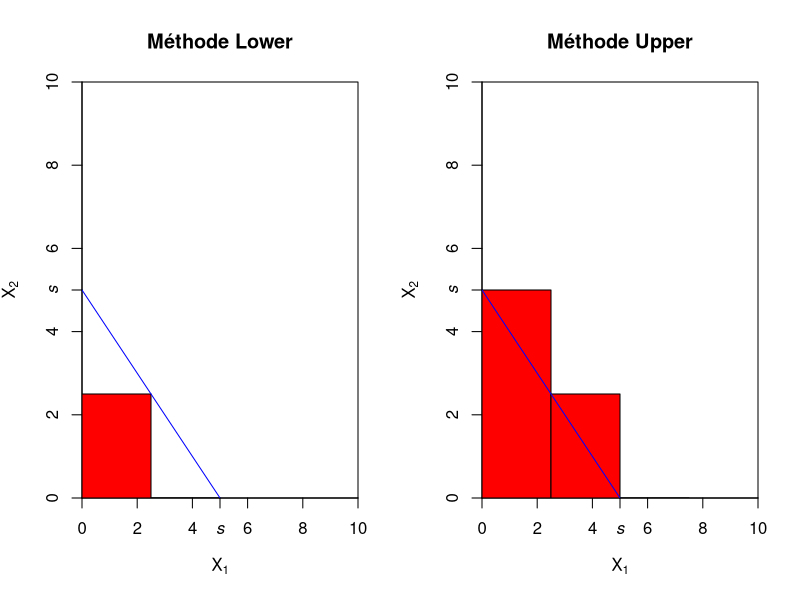
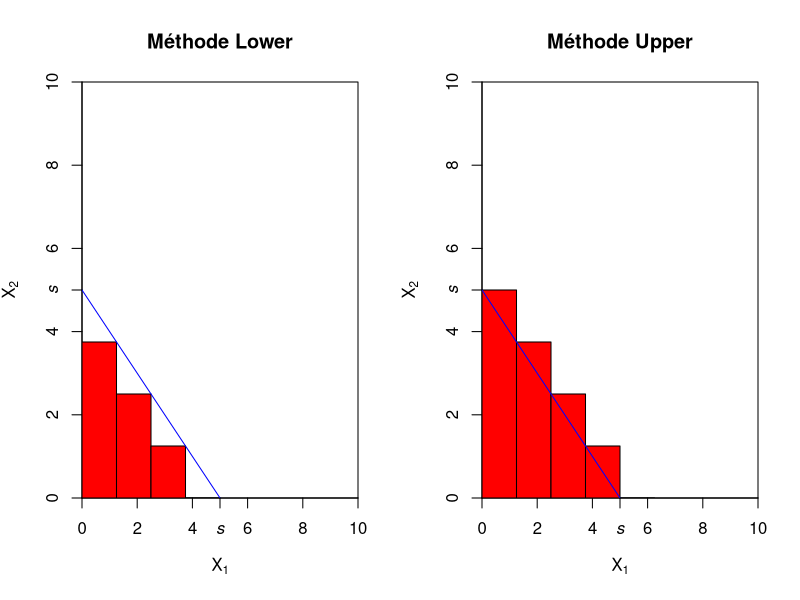
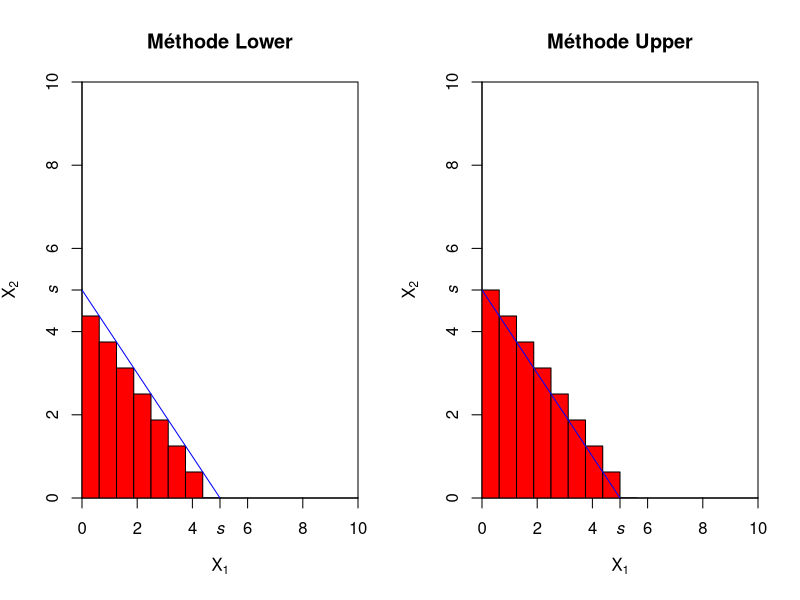
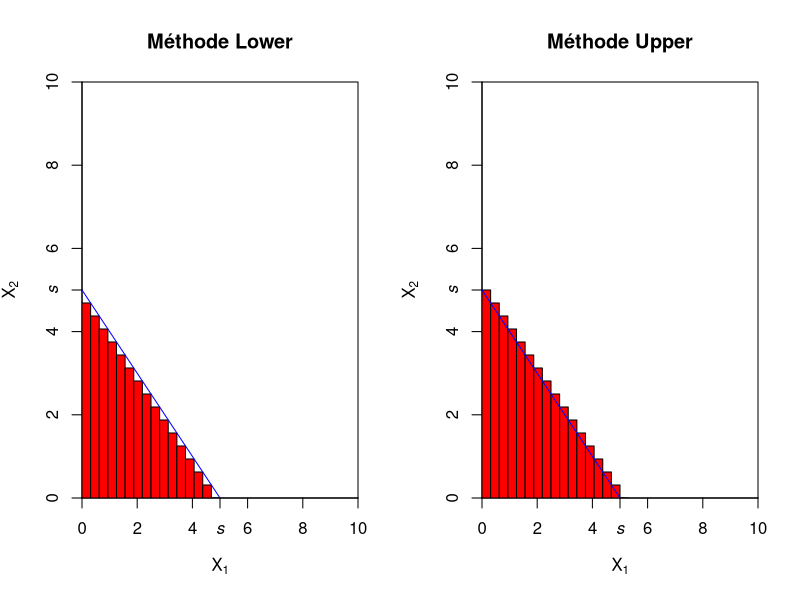
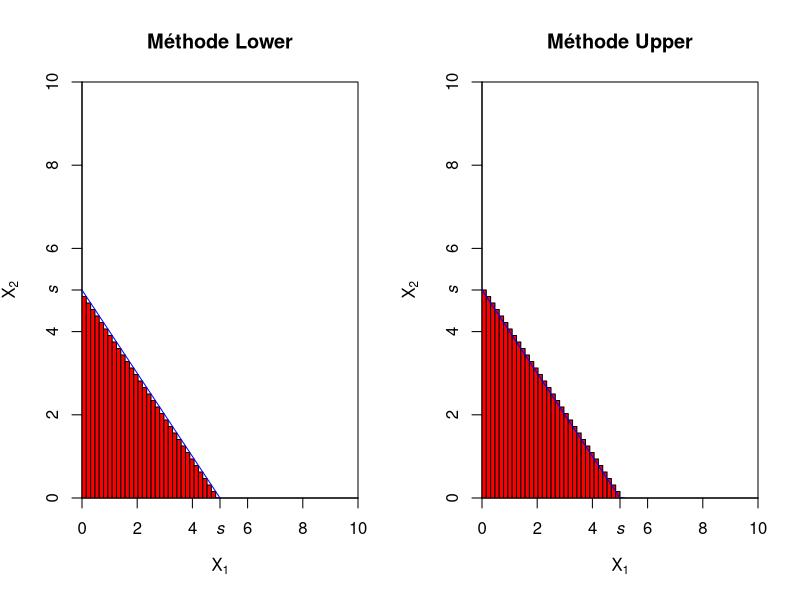
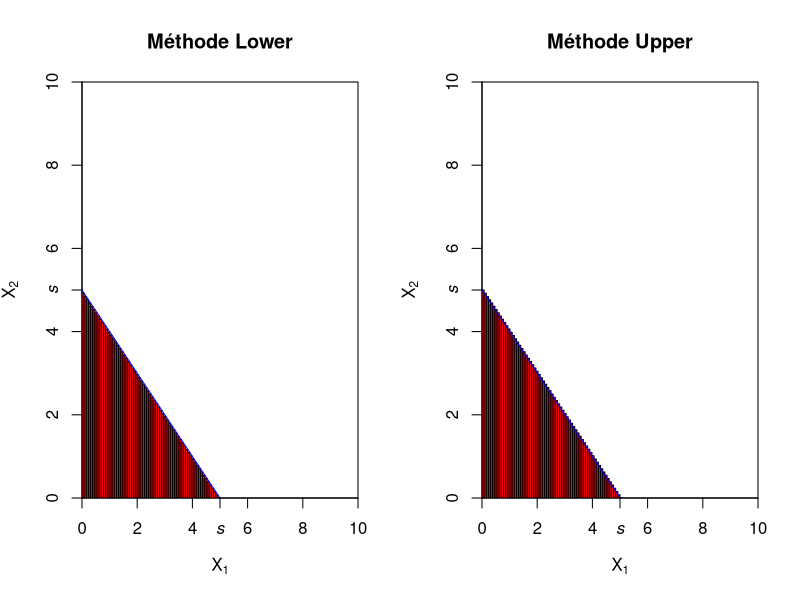
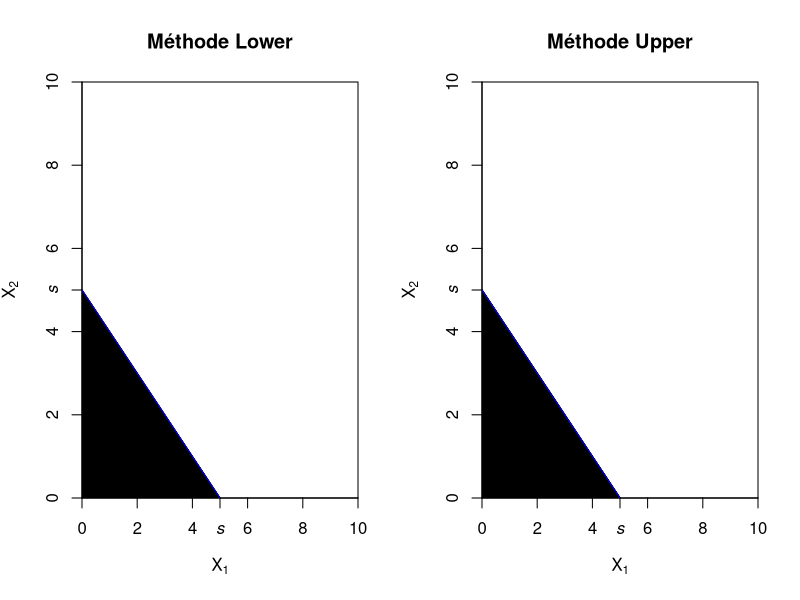

The R script that drew these images, in order:
# Code R presente lors du 24 novembre 2017
# Christopher Blier-Wong
# ACT-3000 Theorie du risque

# Plan du depannage -------------------------------------------------------

# Méthode des rectangles
# Estimation 



# Méthode des rectangles --------------------------------------------------

# On compare premièrement les graphiques
DessinRectangle <- function(m){
  par(mfrow = c(1, 2))
  
  s <- 5
  pas <- s / 2 ** m
  x.lower <- seq(0, s - pas, by = pas)
  x.upper <- seq(0, s, by = pas)
  
  plot(0:10, 0:10, main = "Méthode Lower", type = "n", xaxs = "i", yaxs = "i", 
       xlab = expression(X[1]), ylab = expression(X[2]))
  axis(1, s, expression(italic(s)))
  axis(2, s, expression(italic(s)))
  
  for(i in x.lower){
    polygon(c(i, i, i + pas, i + pas), c(0, s - i - pas, s - i - pas, 0), col = "red")
  }
  
  segments(0, s, s, 0, col = "blue")
  
  plot(0:10, 0:10, main = "Méthode Upper", type = "n", xaxs = "i", yaxs = "i", 
       xlab = expression(X[1]), ylab = expression(X[2]))
  axis(1, 5, expression(italic(s)))
  axis(2, 5, expression(italic(s)))
  
  for(i in x.upper){
    polygon(c(i, i, i + pas, i + pas), c(0, s - i  ,s - i, 0), col = "red")
  }
  segments(0, s, s, 0, col = "blue")
  
  par(mfrow=c(1, 1))
}

DessinRectangle(1)
DessinRectangle(2)
DessinRectangle(3)
DessinRectangle(4)
DessinRectangle(5)
DessinRectangle(6)
DessinRectangle(10)
